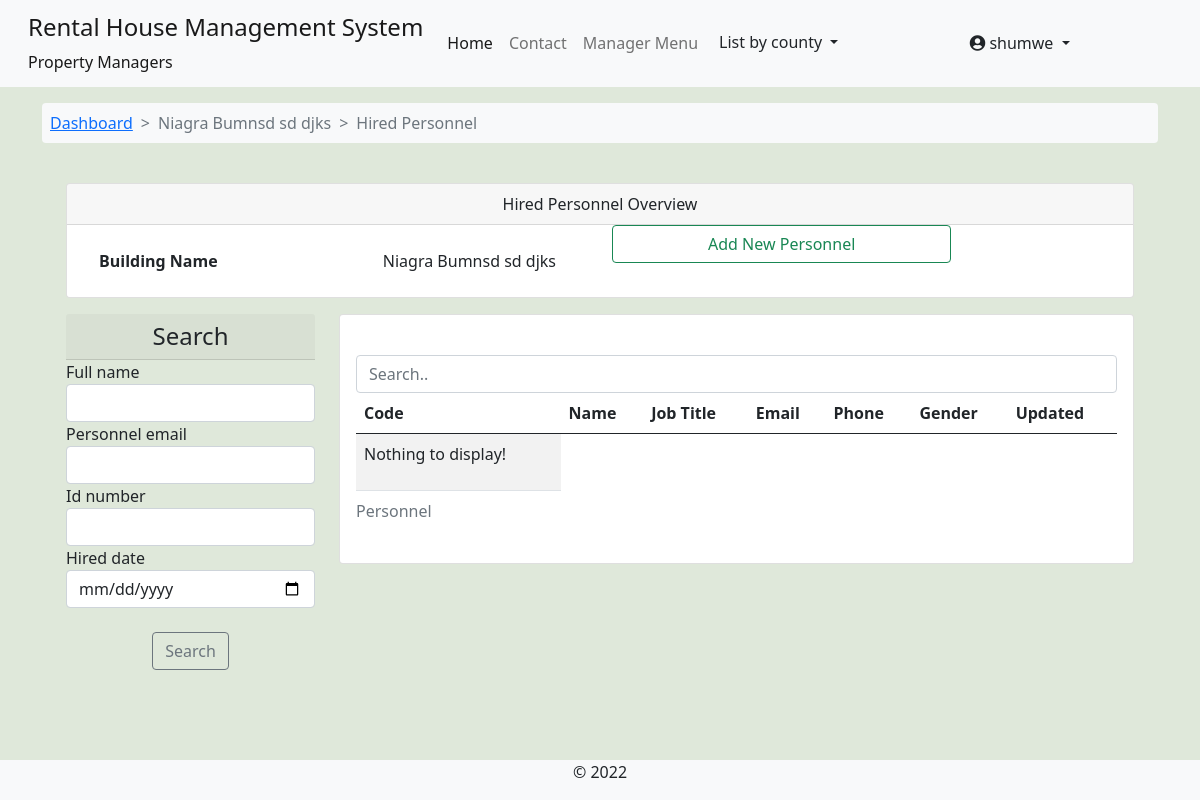
Page /work_order/hired_personnel/niagra-bumnsd-sd-djks/ (signed in) on the earlier database version.
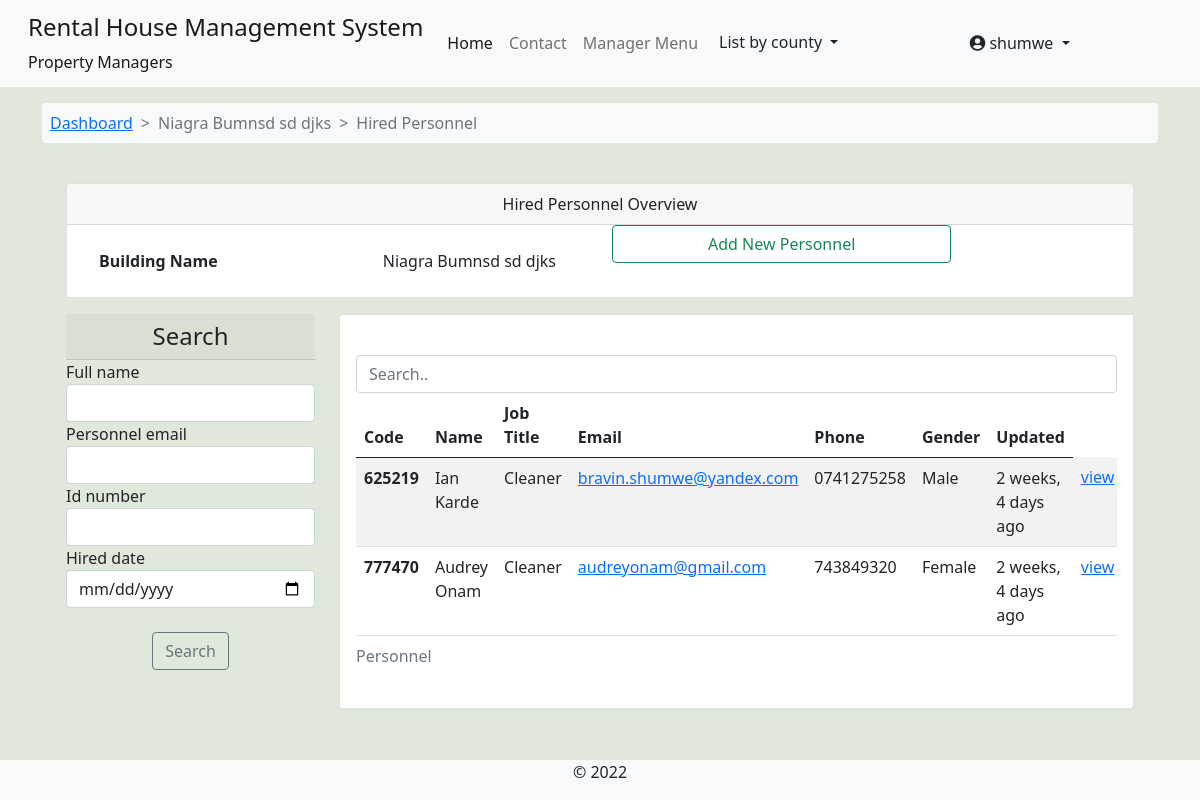
Same page on the later database version.
### work_order/models.py (models this page shows, shortened)
class HiredPersonnel(models.Model):
    GENDER_CHOICES = [
        ('male', 'Male'),
        ('female', 'Female'),
    ]
    associated_account = models.OneToOneField(User, on_delete=models.CASCADE, null=True, blank=True)
    personnel_manager = models.ForeignKey(Managers, on_delete=models.CASCADE)
    personnel_code = models.CharField(max_length=9, unique=True, null=True, blank=True)
    full_name = models.CharField(max_length=100)
    job_title = models.CharField(max_length=55)
    personnel_email = models.EmailField(max_length=155)
    phone_number = models.CharField(max_length=15)
    id_number = models.CharField(max_length=15)
    gender = models.CharField(max_length=10, choices=GENDER_CHOICES)
    building = models.ForeignKey(Building, on_delete=models.CASCADE)
    hired_date = models.DateField()
    created = models.DateTimeField(default=datetime.now)
    updated = models.DateTimeField(auto_now=True)

### work_order/views.py (the view)
# urls.py: path('hired_personnel/<slug:building_slug>/', views.hired_personnel, name='hired_personnel'),
@login_required
def hired_personnel(request, building_slug):
    building = Building.objects.get(slug=building_slug)
    user = request.user
    if user.is_manager:
        manager = Managers.objects.get(associated_account=user)
    else:
        return redirect('profile')
    personnels = HiredPersonnel.objects.filter(building=building)
    personnels_filter = HiredPersonnelFilter(request.GET, queryset=personnels)
    if request.method == 'POST':
        add_form = NewHiredPersonnelForm(request.POST)
        if add_form.is_valid():
            add_form.instance.building = building
            add_form.instance.personnel_manager = manager
            add_form.save()
            messages.success(request, 'New Personnel added')
            return HttpResponseRedirect("")
    else:
        add_form = NewHiredPersonnelForm()
    context = {'building':building,'personnels':personnels_filter,'add_form':add_form}
    return render(request, 'work_order/hired_personnel.html', context)

### work_order/forms.py
class NewHiredPersonnelForm(forms.ModelForm):
    class Meta:
        model = HiredPersonnel
        fields = ['associated_account','personnel_manager','full_name','id_number','job_title',
                  'personnel_email','phone_number','gender','hired_date']
        widgets = {
            'hired_date': DateInput(),
        }

### accounts/models.py (called while the page is built)
    def __str__(self):
        return f"{self.username} | {self.first_name} {self.last_name}"

    def __str__(self):
        return f"{self.associated_account.username}"

### rental_property/context_processors.py (called while the page is built)
def counties_links(request):
    county_links = Counties.objects.all()
    return dict(county_links=county_links)

def my_managed_buildings(request):
    user_instance = request.user
    if user_instance.is_authenticated:
        manager_instance = Managers.objects.filter(associated_account=user_instance)[:1]
        managed_buildings = Building.objects.filter(manager=manager_instance)
        return dict(managed_buildings=managed_buildings)
    else:
        return {'False': False,}

### rental_property/models.py (called while the page is built)
    def get_url(self):
        return reverse('by-county', args=[self.slug])

### work_order/templates/work_order/hired_personnel.html (shortened to what this page needs)
{% extends 'base.html' %}
{% load crispy_forms_tags %}
{% load humanize %}
{% block content %}
<nav class="container mt-3">
  <ol class="breadcrumb bg-light p-2 rounded-2">
      <li class="breadcrumb-item "><a href="{% url 'building-dashboard' building.slug %}">Dashboard</a></li>
      <li class="breadcrumb-item active"> {{building.name}} </li>
      <li class="breadcrumb-item active"> Hired Personnel </li>
  </ol>
</nav>
<div class="container">
<section class="row justify-content-center p-4">
    <div class="container">
      <div class="container card p-0 mb-3">
        <div class="card-header text-center w-100">
          Hired Personnel Overview
        </div>
        <div class="row">
          <div class="col-sm-6 text-center">
            <div class="card border-0">
              <div class="card-body text-center">
                <ul class="list-group">
                  <li class="list-group-item d-flex justify-content-between border-0 align-items-center">
                    <strong> Building Name </strong>
                    <span> {{building.name}} {{tenant.associated_account.last_name}} </span>
                  </li>
                </ul>
              </div>
            </div>
          </div>
          <div class="col-sm-4">
            <div class="list-group">
                <button type="button" class="btn btn-outline-success" data-bs-toggle="modal" data-bs-target="#addPersonnelBackdrop">Add New Personnel </button>
            </div>
          </div>
        </div>
      </div>
      <div class="row">
        <div class="col-sm-3">
            <h4 class="card-header text-center"> Search </h4>
          <form method='get'>
              {{personnels.form|crispy }}
              <br>
                  <div class="form-group text-center">
                      <button class="btn btn-outline-secondary" type="submit">Search</button>
                  </div>
          </form>
        </div>
        <div class="col-sm-9">
          <div class="row">
            <div class="col-sm-12">
              <div class="card card-body">
                <input class="form-control" id="myInput" type="text" placeholder="Search..">
                <div class="table-responsive">
                <table class="table table-striped table-hover">
                  <caption> Personnel </caption>
                    <thead>
                      <tr>
                        <th scope="col">Code</th>
                        <th scope="col">Name</th>
                        <th scope="col">Job Title</th>
                        <th scope="col"> Email </th>
                        <th scope="col"> Phone </th>
                        <th scope="col"> Gender </th>
                        <th scope="col">Updated</th>
                      </tr>
                    </thead>
                    <tbody id='ourTable'>
                        {% for p in personnels.qs %}
                      <tr>
                        <th scope="row"> {{p.personnel_code}} </th>
                        <td>{{ p.full_name }}</td>
                        <td>{{ p.job_title }}</td>
                        <td><a href="mailto:{{ p.personnel_email }}" target="_blank">{{ p.personnel_email }}</a> </td>
                        <td> {{p.phone_number}} </td>
                        <td>{{ p.get_gender_display }}</td>
                        <td> {{p.updated|naturaltime}}</td>
                        <td> <a href="{% url 'hired_personnel_details' building.slug p.personnel_code %}"> view </a> </td>
                      </tr>
                      {% empty %}
                      <tbody>
                        <tr>
                          <td>
                      <p> Nothing to display! </p>
                          </td>
                        </tr>
                      </tbody>
                      {% endfor %}
                    </tbody>
                </table>
                </div>
              </div>
            </div>
          </div>
        </div>
      </div>
    </div>
  </div>
{% endblock %}

Differences in the rows shown:
added HiredPersonnel: personnel_code "625219", full_name "Ian Karde", job_title "Cleaner", personnel_email "bravin.shumwe@yandex.com", phone_number "0741275258", gender "Male", updated "2 weeks, 4 days ago"
added HiredPersonnel: personnel_code "777470", full_name "Audrey Onam", job_title "Cleaner", personnel_email "audreyonam@gmail.com", phone_number "743849320", gender "Female", updated "2 weeks, 4 days ago"
Other differences:
text no longer shown: "Nothing to display!"
